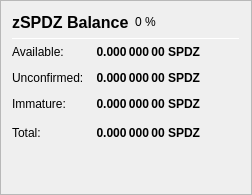
                   <widget class="QFrame" name="frame_ZerocoinBalances">
                    <property name="frameShape">
                     <enum>QFrame::StyledPanel</enum>
                    </property>
                    <property name="frameShadow">
                     <enum>QFrame::Raised</enum>
                    </property>
                    <layout class="QVBoxLayout" name="verticalLayout_7">
                     <item>
                      <layout class="QHBoxLayout" name="horizontalLayout_8" stretch="0">
                       <item>
                        <widget class="QLabel" name="label_5z_3">
                         <property name="minimumSize">
                          <size>
                           <width>0</width>
                           <height>20</height>
                          </size>
                         </property>
                         <property name="font">
                          <font>
                           <pointsize>12</pointsize>
                           <weight>75</weight>
                           <bold>true</bold>
                          </font>
                         </property>
                         <property name="text">
                          <string>zSPDZ Balance</string>
                         </property>
                        </widget>
                       </item>
                       <item>
                        <widget class="QLabel" name="labelzSPDZPercent">
                         <property name="text">
                          <string notr="true">0 %</string>
                         </property>
                        </widget>
                       </item>
                       <item>
                        <spacer name="horizontalSpacer_11">
                         <property name="orientation">
                          <enum>Qt::Horizontal</enum>
                         </property>
                         <property name="sizeHint" stdset="0">
                          <size>
                           <width>40</width>
                           <height>20</height>
                          </size>
                         </property>
                        </spacer>
                       </item>
                      </layout>
                     </item>
                     <item>
                      <widget class="Line" name="line_ZerocoinBalance">
                       <property name="minimumSize">
                        <size>
                         <width>0</width>
                         <height>1</height>
                        </size>
                       </property>
                       <property name="maximumSize">
                        <size>
                         <width>16777215</width>
                         <height>1</height>
                        </size>
                       </property>
                       <property name="orientation">
                        <enum>Qt::Horizontal</enum>
                       </property>
                      </widget>
                     </item>
                     <item>
                      <layout class="QGridLayout" name="gridLayout_5">
                       <property name="spacing">
                        <number>12</number>
                       </property>
                       <item row="1" column="0">
                        <widget class="QLabel" name="labelzBalanceMatureText">
                         <property name="toolTip">
                          <string>Mature: more than 20 confirmation and more than 3 mints of the same denomination after it was minted.
These zSPDZ are spendable.</string>
                         </property>
                         <property name="text">
                          <string>Available:</string>
                         </property>
                        </widget>
                       </item>
                       <item row="1" column="1">
                        <widget class="QLabel" name="labelzBalanceMature">
                         <property name="font">
                          <font>
                           <weight>75</weight>
                           <bold>true</bold>
                          </font>
                         </property>
                         <property name="toolTip">
                          <string>Mature: more than 20 confirmation and more than 3 mints of the same denomination after it was minted.
These zSPDZ are spendable.</string>
                         </property>
                         <property name="text">
                          <string notr="true">0.000 000 00 SPDZ</string>
                         </property>
                         <property name="alignment">
                          <set>Qt::AlignRight|Qt::AlignTrailing|Qt::AlignVCenter</set>
                         </property>
                        </widget>
                       </item>
                       <item row="2" column="0">
                        <widget class="QLabel" name="labelzBalanceUnconfirmedText">
                         <property name="toolTip">
                          <string>Unconfirmed: less than 20 confirmations
Immature: confirmed, but less than 3 mints of the same denomination after it was minted</string>
                         </property>
                         <property name="text">
                          <string>Unconfirmed:</string>
                         </property>
                        </widget>
                       </item>
                       <item row="2" column="1">
                        <widget class="QLabel" name="labelzBalanceUnconfirmed">
                         <property name="font">
                          <font>
                           <weight>75</weight>
                           <bold>true</bold>
                          </font>
                         </property>
                         <property name="toolTip">
                          <string>Unconfirmed: less than 20 confirmations
Immature: confirmed, but less than 3 mints of the same denomination after it was minted</string>
                         </property>
                         <property name="text">
                          <string notr="true">0.000 000 00 SPDZ</string>
                         </property>
                         <property name="alignment">
                          <set>Qt::AlignRight|Qt::AlignTrailing|Qt::AlignVCenter</set>
                         </property>
                        </widget>
                       </item>
                       <item row="3" column="0">
                        <widget class="QLabel" name="labelzBalanceImmatureText">
                         <property name="toolTip">
                          <string>Unconfirmed: less than 20 confirmations
Immature: confirmed, but less than 3 mints of the same denomination after it was minted</string>
                         </property>
                         <property name="text">
                          <string>Immature:</string>
                         </property>
                        </widget>
                       </item>
                       <item row="3" column="1">
                        <widget class="QLabel" name="labelzBalanceImmature">
                         <property name="font">
                          <font>
                           <weight>75</weight>
                           <bold>true</bold>
                          </font>
                         </property>
                         <property name="toolTip">
                          <string>Unconfirmed: less than 20 confirmations
Immature: confirmed, but less than 3 mints of the same denomination after it was minted</string>
                         </property>
                         <property name="text">
                          <string notr="true">0.000 000 00 SPDZ</string>
                         </property>
                         <property name="alignment">
                          <set>Qt::AlignRight|Qt::AlignTrailing|Qt::AlignVCenter</set>
                         </property>
                        </widget>
                       </item>
                       <item row="4" column="0">
                        <widget class="QLabel" name="labelzBalanceText">
                         <property name="toolTip">
                          <string>Your current zSPDZ balance, unconfirmed and immature zSPDZ included.</string>
                         </property>
                         <property name="text">
                          <string>Total:</string>
                         </property>
                        </widget>
                       </item>
                       <item row="4" column="1">
                        <widget class="QLabel" name="labelzBalance">
                         <property name="font">
                          <font>
                           <weight>75</weight>
                           <bold>true</bold>
                          </font>
                         </property>
                         <property name="cursor">
                          <cursorShape>IBeamCursor</cursorShape>
                         </property>
                         <property name="toolTip">
                          <string>Your current zSPDZ balance, unconfirmed and immature zSPDZ included.</string>
                         </property>
                         <property name="text">
                          <string notr="true">0.000 000 00 SPDZ</string>
                         </property>
                         <property name="alignment">
                          <set>Qt::AlignRight|Qt::AlignTrailing|Qt::AlignVCenter</set>
                         </property>
                         <property name="textInteractionFlags">
                          <set>Qt::LinksAccessibleByMouse|Qt::TextSelectableByKeyboard|Qt::TextSelectableByMouse</set>
                         </property>
                        </widget>
                       </item>
                       <item row="4" column="2">
                        <spacer name="horizontalSpacer_4">
                         <property name="orientation">
                          <enum>Qt::Horizontal</enum>
                         </property>
                         <property name="sizeHint" stdset="0">
                          <size>
                           <width>40</width>
                           <height>20</height>
                          </size>
                         </property>
                        </spacer>
                       </item>
                      </layout>
                     </item>
                     <item>
                      <spacer name="verticalSpacer_4">
                       <property name="orientation">
                        <enum>Qt::Vertical</enum>
                       </property>
                       <property name="sizeHint" stdset="0">
                        <size>
                         <width>20</width>
                         <height>40</height>
                        </size>
                       </property>
                      </spacer>
                     </item>
                    </layout>
                   </widget>
